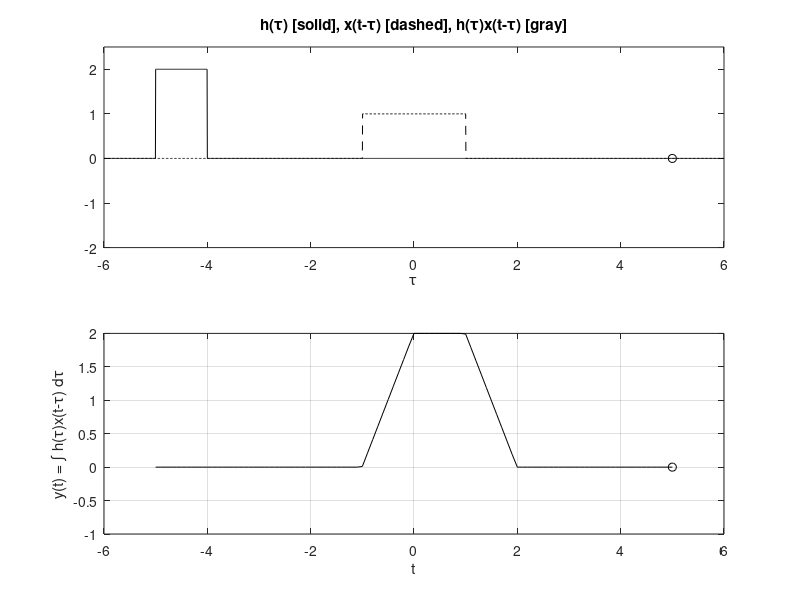

Write the MATLAB code that produced this figure.
% L2_B3a.m : Chapter 2, MATLAB Program 6
% Script M-file graphically demonstrates the convolution process.

figure(1)  % Create figure window and make visible on screen
u = @(t) 1.0*(t>=0);
A=1; 
B=2; 
x = @(t) A*(u(t-4)-u(t-6)); %2.4-27(a) x1(t)=A(u(t-4)-u(t-6))
h = @(t) B*(u(t+5)-u(t+4)); %2.4-27(a) x2(t)=B(u(t+5)-u(t+4))

dtau = 0.005; tau = -6:dtau:6;
ti = 0; tvec = -5:.1:5;

y = NaN*zeros(1,length(tvec));  % Pre-allocate memory

for t = tvec
    ti = ti+1;  % Time index
    xh = x(t-tau).*h(tau); 
    lxh = length(xh);
    y(ti) = sum(xh.*dtau);  % Trapezoidal approximation of convolution integral
    
    subplot(2,1,1), plot(tau,h(tau),'k-',tau,x(t-tau),'k--',t,0,'ok');
    axis([tau(1) tau(end) -2.0 2.5]);
    
    patch([tau(1:end-1);tau(1:end-1);tau(2:end);tau(2:end)], ...
        [zeros(1,lxh-1);xh(1:end-1);xh(2:end);zeros(1,lxh-1)], ...
        [.8 .8 .8],'edgecolor','none');
    
    xlabel('\tau'); 
    title('h(\tau) [solid], x(t-\tau) [dashed], h(\tau)x(t-\tau) [gray]');
    
    c = get(gca,'children'); 
    set(gca,'children',[c(2);c(3);c(4);c(1)]);
    
    subplot(2,1,2), plot(tvec,y,'k',tvec(ti),y(ti),'ok');
    xlabel('t'); 
    ylabel('y(t) = \int h(\tau)x(t-\tau) d\tau');
    axis([tau(1) tau(end) -1.0 2.0]); 
    grid;
    drawnow;
end
